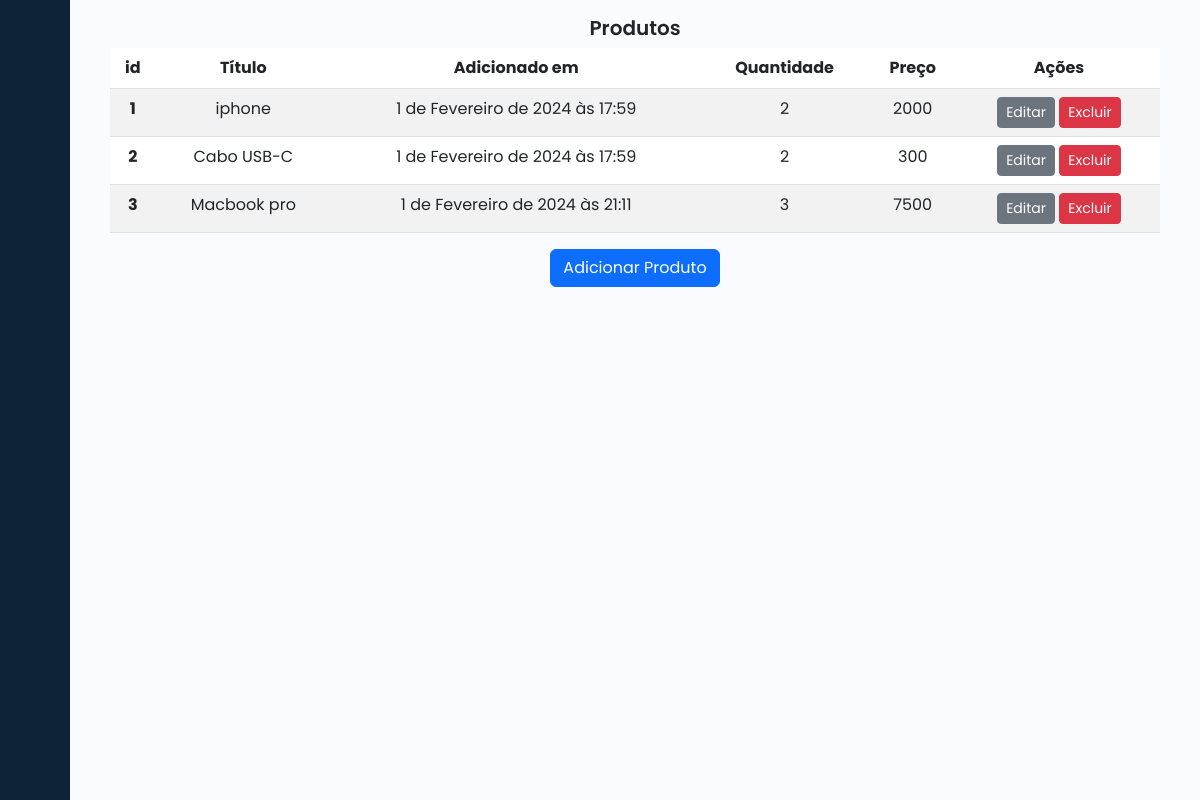
/produtos, run on an earlier commit of the app's database.
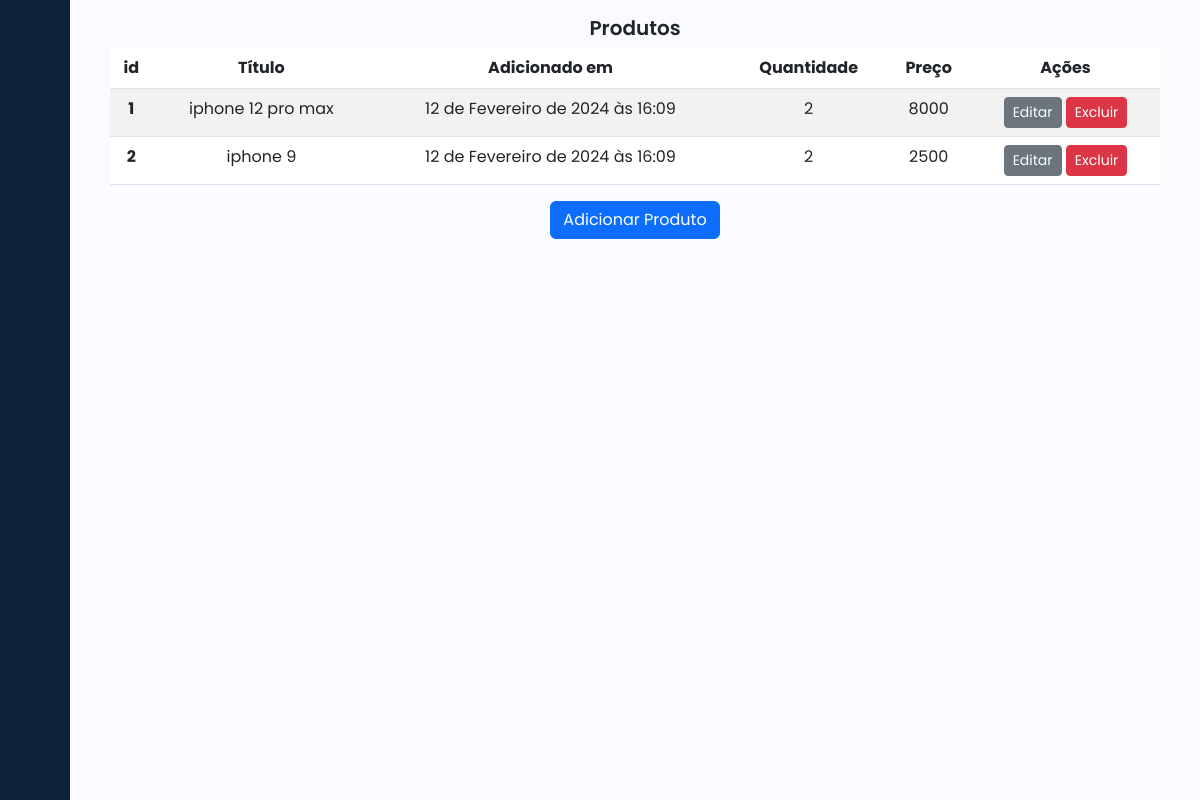
And on a later commit of the database.
### produtos/models.py (models this page shows, shortened)
class Produto(models.Model):
    name = models.CharField(
        verbose_name="Produto",
        max_length=50, #quantia max de caracter
        null=False, #nao pode valores nulos
        blank= False, #nao pode deixar o espço em branco
        )
    created_at = models.DateTimeField(
         verbose_name="Data de registro",
         auto_now_add=True, #registrar automatico a hora que foi adicionad o
         null=False,
         blank=False,
      )
    quantidade = models.CharField(
        verbose_name="Quantidade",
        max_length=5, #quantia max de caracter
        null=True, #nao pode valores nulos
        blank= True, #nao pode deixar o espço em branco
    )
    preco = models.IntegerField(
        verbose_name="Preço",
        max_length=50, #quantia max de caracter
        null=False, #nao pode valores nulos
        blank= False, #nao pode deixar o espço em branco
    )

### produtos/views.py (the view)
# urls.py: path("produtos", ProdutoListView.as_view(), name="produto_list"),
class ProdutoListView(ListView):
       model = Produto

### produtos/templates/produtos/produto_list.html (shortened to what this page needs)
{% extends "base.html" %}
{% block content %}
<main class="container">
  <h1>Produtos</h1>
  <table class="table table-striped">
    <thead>
      <tr>
        <th scope="col">id</th>
        <th scope="col">Título</th>
        <th scope="col">Adicionado em</th>
        <th scope="col">Quantidade</th>
        <th scope="col">Preço</th>
        <th scope="col">Ações</th>
      </tr>
    </thead>
    <tbody>
      {% for produto in produto_list %}
        <tr>
        <th scope="row">{{produto.pk}}</th>
        <td scope="row">{{produto.name}}</td>
        <td scope="row">{{produto.created_at}}</td>
        <td scope="row">{{produto.quantidade}}</td>
        <td scope="row">{{produto.preco}}</td>
        <td>
          <a href="{% url "produto_update" pk=produto.pk %}" class="btn btn-secondary btn-sm">Editar</a>
          <a href="{% url "produto_delete" pk=produto.pk %}" class="btn btn-danger btn-sm">Excluir</a>
        </td>
       </tr>
      {% endfor %}
    </tbody>
  </table>
        <a href="{% url "produto_create" %}" class="btn btn-primary">Adicionar Produto</a>
</main>
{% endblock content %}

What changed in the data, as far as the page shows it:
removed Produto: pk "3", name "Macbook pro", created_at "1 de Fevereiro de 2024 às 21:11", quantidade "3", preco "7500"
changed Produto id 1: name "iphone" → "iphone 12 pro max"; created_at "1 de Fevereiro de 2024 às 17:59" → "12 de Fevereiro de 2024 às 16:09"; preco "2000" → "8000"
changed Produto id 2: name "Cabo USB-C" → "iphone 9"; created_at "1 de Fevereiro de 2024 às 17:59" → "12 de Fevereiro de 2024 às 16:09"; preco "300" → "2500"
